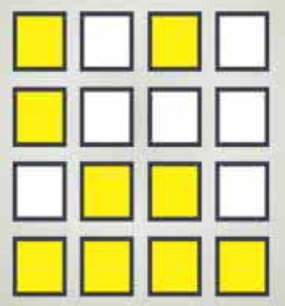
#> input picture python/opencv/color-region-detect/example.png, 285 x 306 px
$ python color.py
#> lines starting #> are read from the running program, lines starting #| are printed output that depends on the picture; after the words box and inside, x2 and y2 are one past the last pixel; in counts of white or black regions, pixels touching at a corner belong together
# coding=utf-8
import cv2
import numpy as np
import time
if __name__ == '__main__':
    Img = cv2.imread('example.png')#读入一幅图像
#> Img is the input picture: shape (306, 285, 3); mean B, G, R 151.4, 204.1, 206.6
    kernel_2 = np.ones((2,2),np.uint8)#2x2的卷积核
    kernel_3 = np.ones((3,3),np.uint8)#3x3的卷积核
    kernel_4 = np.ones((4,4),np.uint8)#4x4的卷积核
    if Img is not None:#判断图片是否读入
        HSV = cv2.cvtColor(Img, cv2.COLOR_BGR2HSV)#把BGR图像转换为HSV格式
#> HSV: shape (306, 285, 3); mean H, S, V 44.5, 67.5, 208.3
        '''
        HSV模型中颜色的参数分别是：色调（H），饱和度（S），明度（V）
        下面两个值是要识别的颜色范围
        '''
        Lower = np.array([20, 20, 20])#要识别颜色的下限
        Upper = np.array([30, 255, 255])#要识别的颜色的上限
        #mask是把HSV图片中在颜色范围内的区域变成白色，其他区域变成黑色
        mask = cv2.inRange(HSV, Lower, Upper)
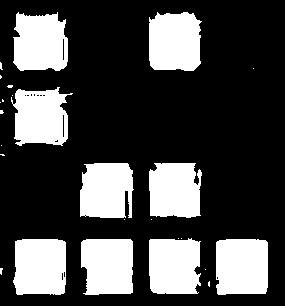
#> mask: shape (306, 285); 28.1% white; 26 white regions (17 under 20 px), largest, box (x1, y1, x2, y2) and area: (216, 239, 268, 295) 2812, (149, 12, 202, 71) 2791, (13, 239, 66, 295) 2776
        #下面四行是用卷积进行滤波
        erosion = cv2.erode(mask,kernel_4,iterations = 1)
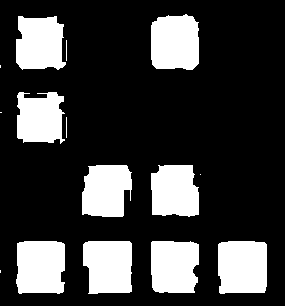
#> erosion: shape (306, 285); 23.9% white; 15 white regions (4 under 20 px), largest, box (x1, y1, x2, y2) and area: (218, 241, 267, 294) 2482, (151, 14, 199, 70) 2433, (16, 241, 65, 294) 2420
        erosion = cv2.erode(erosion,kernel_4,iterations = 1)
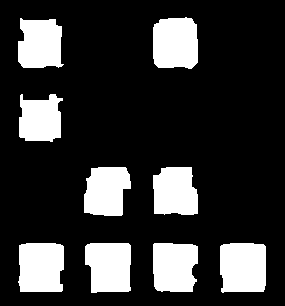
#> erosion: shape (306, 285); 20.5% white; 9 white regions, largest, box (x1, y1, x2, y2) and area: (220, 243, 266, 293) 2179, (153, 17, 198, 69) 2123, (18, 243, 64, 292) 2106
        dilation = cv2.dilate(erosion,kernel_4,iterations = 1)
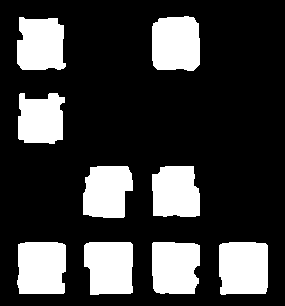
#> dilation: shape (306, 285); 23.7% white; 9 white regions, largest, box (x1, y1, x2, y2) and area: (219, 242, 268, 295) 2482, (152, 16, 200, 71) 2426, (17, 242, 66, 294) 2412
        dilation = cv2.dilate(dilation,kernel_4,iterations = 1)
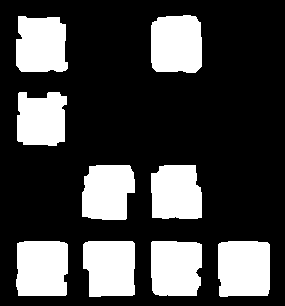
#> dilation: shape (306, 285); 27.1% white; 9 white regions
        #target是把原图中的非目标颜色区域去掉剩下的图像
        target = cv2.bitwise_and(Img, Img, mask=dilation)
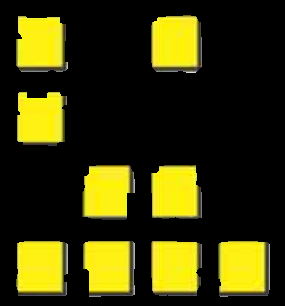
#> target: shape (306, 285, 3); mean B, G, R 8.6, 57.7, 60.5
        #将滤波后的图像变成二值图像放在binary中
        ret, binary = cv2.threshold(dilation,127,255,cv2.THRESH_BINARY)
        #在binary中发现轮廓，轮廓按照面积从小到大排列
        contours, hierarchy = cv2.findContours(binary,cv2.RETR_EXTERNAL,cv2.CHAIN_APPROX_SIMPLE)
#> contours = 9 contours; largest, box (x1, y1, x2, y2) and area: (218, 241, 270, 297) 2700, (151, 15, 202, 73) 2651, (16, 241, 68, 296) 2633, (83, 241, 135, 297) 2582, (151, 241, 202, 296) 2547
        p=0
        for i in contours:#遍历所有的轮廓
            x,y,w,h = cv2.boundingRect(i)#将轮廓分解为识别对象的左上角坐标和宽、高
            #在图像上画上矩形（图片、左上角坐标、右下角坐标、颜色、线条宽度）
            cv2.rectangle(Img,(x,y),(x+w,y+h),(0,255,),3)
            #给识别对象写上标号
            font=cv2.FONT_HERSHEY_SIMPLEX
            cv2.putText(Img,str(p),(x-10,y+10), font, 1,(0,0,255),2)#加减10是调整字符位置
            p +=1
#> this loop made 9 passes
#> (x, y, w, h) on passes 1 to 9: (218, 241, 52, 56), (151, 241, 51, 55), (83, 241, 52, 56), (16, 241, 52, 55), (151, 165, 51, 54), (82, 165, 53, 55), (17, 92, 50, 54), (16, 16, 52, 56), (151, 15, 51, 58)
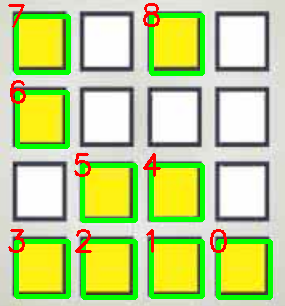
#> Img: shape (306, 285, 3); 12.13% of pixels changed, all inside (x1, y1, x2, y2) = (8, 3, 273, 300)
#> after the loop, p = 9
        print('黄色方块的数量是',p,'个')#终端输出目标数量
#| 黄色方块的数量是 9 个
        cv2.imshow('target', target)
        cv2.imshow('Mask', mask)
        cv2.imshow("prod", dilation)
        cv2.imshow('Img', Img)
        cv2.imwrite('Img.png', Img)#将画上矩形的图形保存到当前目录
    while True:
        Key = chr(cv2.waitKey(15) & 255)
#> (key Esc is pressed here)
        if Key == 'q':
            cv2.destroyAllWindows()
            break
